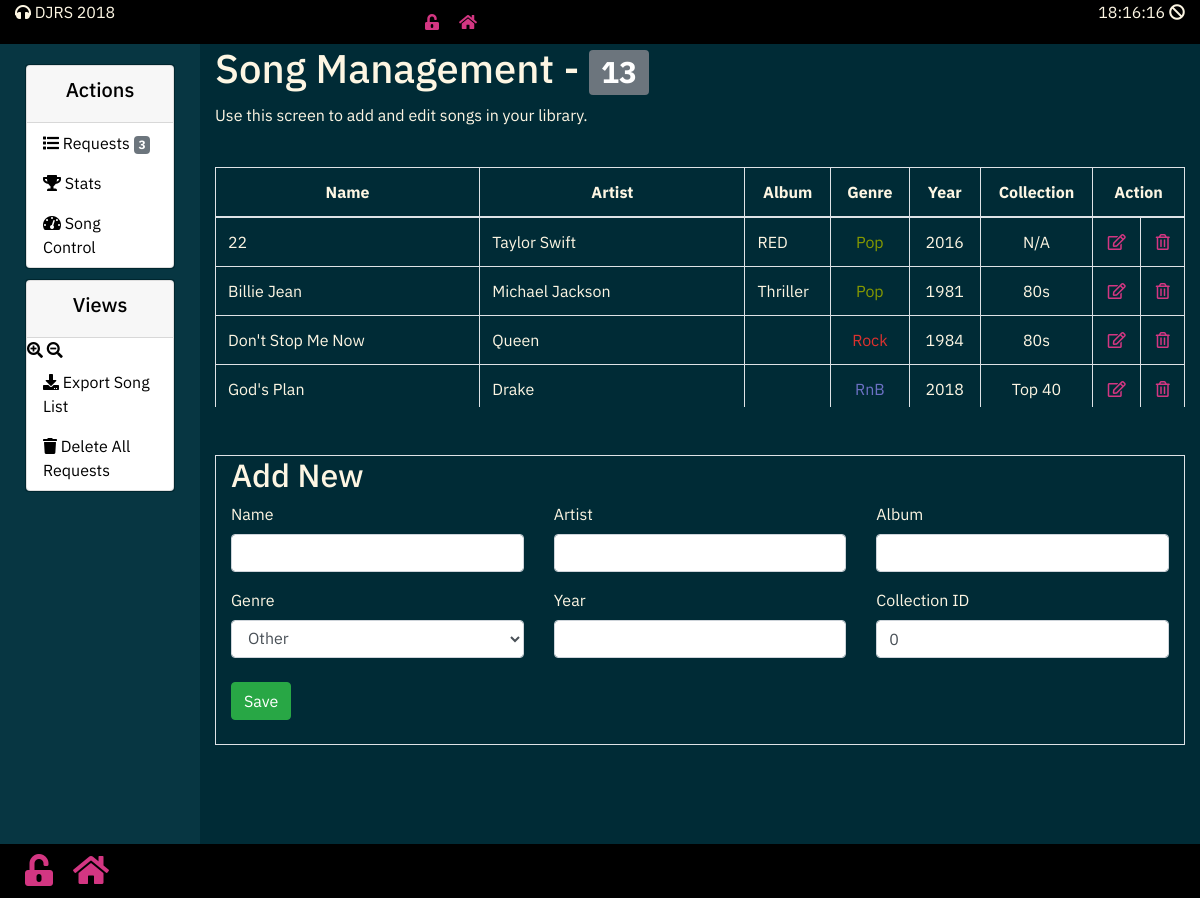
Before: /admin/list_manager.php with the older database file.
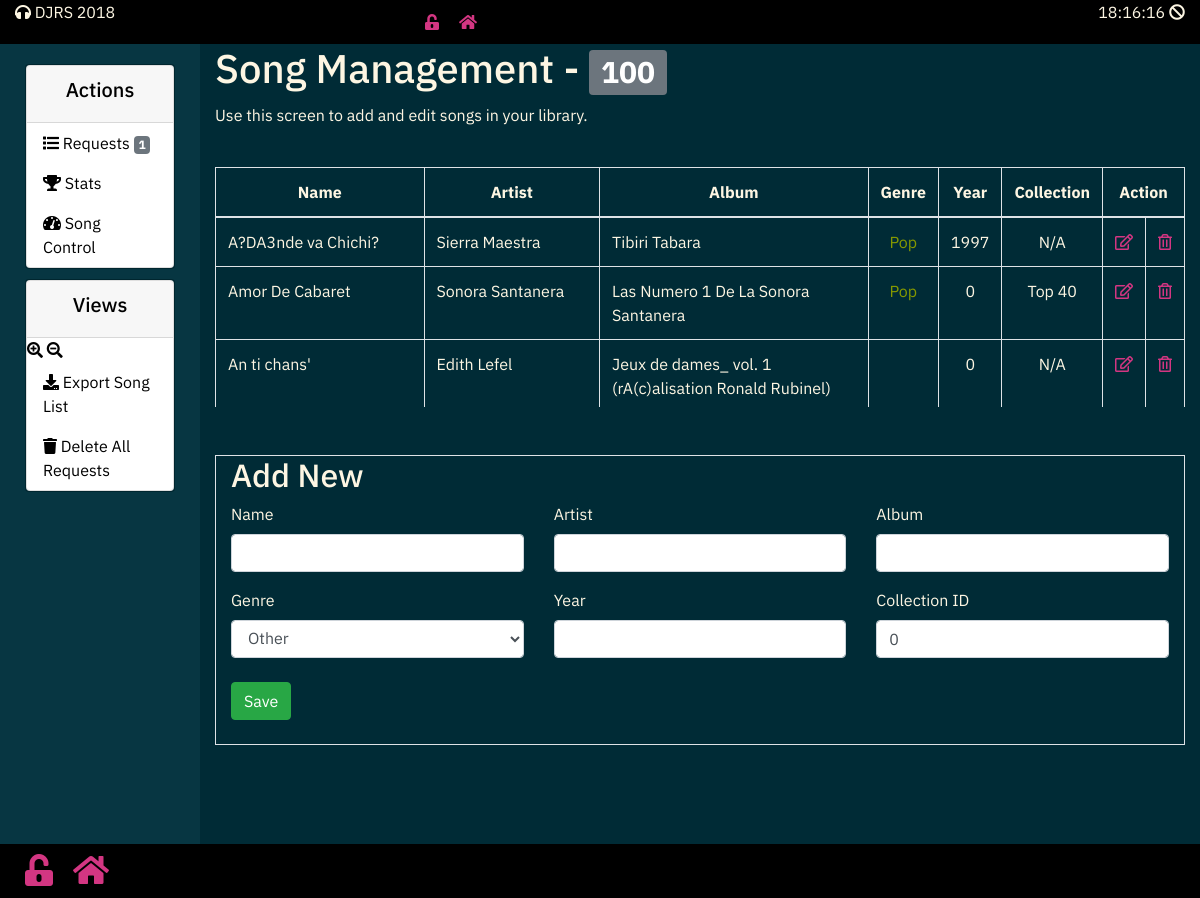
After: the same page with the newer database file.
### tables this page shows
CREATE TABLE IF NOT EXISTS `crud` (
  `id` int(11) NOT NULL AUTO_INCREMENT COMMENT 'Song ID',
  `name` varchar(100) NOT NULL COMMENT 'Song Name',
  `artist` varchar(100) NOT NULL COMMENT 'Song Artist',
  `album` varchar(100) DEFAULT NULL COMMENT 'Song Album',
  `genre` varchar(20) DEFAULT NULL COMMENT 'Song Genre',
  `year` int(4) DEFAULT NULL COMMENT 'Song Year',
  `collec_id` int(11) DEFAULT '0' COMMENT 'Collection ID',
  `active` tinyint(1) NOT NULL DEFAULT '0' COMMENT 'Is Song Active?',
  PRIMARY KEY (`id`)
);

CREATE TABLE IF NOT EXISTS `collections` (
  `collection_id` int(11) NOT NULL AUTO_INCREMENT COMMENT 'The ID of the Collection',
  `collection_name` varchar(30) NOT NULL COMMENT 'The Collection Name',
  `collection_icon` varchar(50) DEFAULT NULL COMMENT 'FontAwesome Icon Code.',
  PRIMARY KEY (`collection_id`)
);

### config/DBConfig.php (called while the page is built, shortened)
 <?php
$environment = LOCAL;
?>

### functions/functions.php (called while the page is built, shortened)
<?php
function countRequestsActive($db) {
  $query = "SELECT COUNT(*) FROM requests WHERE request_active = 1";
  $result = mysqli_query($db, $query);
  $rows = mysqli_fetch_row($result);
  return $rows[0];
}
function countSongs($db) {
  $query = "SELECT COUNT(*) FROM crud";
  $result = mysqli_query($db, $query);
  $rows = mysqli_fetch_row($result);
  return $rows[0];
}
function getCollectionName($db, $collectionNum) {
  $check = "SELECT * FROM collections WHERE collection_id = $collectionNum";
  $result = mysqli_query($db, $check);
  $rs = mysqli_fetch_array($result);
  $collectionName = $rs['collection_name'];
  if ($collectionName == "") {
    $collectionName = "N/A";
  }
  return $collectionName;
}

### functions/server.php (called while the page is built, shortened)
<?php
$update = false;

### admin/list_manager.php (the view, shortened to what the changed rows need)
<?php include($_SERVER["DOCUMENT_ROOT"] . "/dj-app2/partials/_header.php"); ?>
      <div class="row">
        <div id='collectionWin' class="col-md-2">
          <?php include($_SERVER["DOCUMENT_ROOT"] . "/dj-app2/partials/_action_blocks.php"); ?>
            <br>
        </div>
        <div id='mainWin' class="col-md-10">
          <div class="row">
            <div class="col-md-12">
            <div id='CRUDWindow'>
            <h1>Song Management - <span class="badge badge-secondary"><?php echo countSongs($db); ?></span></h1>
            <br>
            <?php $results = mysqli_query($db, "SELECT * FROM crud ORDER BY name ASC"); ?>
            <div class="ResultTable">
              <table class='table table-bordered'>
                <thead>
                  <tr>
                    <th class='text-center'>Name</th>
                    <th class='text-center'>Artist</th>
                    <th class='text-center'>Album</th>
                    <th class='text-center'>Genre</th>
                    <th class='text-center'>Year</th>
                    <th class='text-center'>Collection</th>
                    <th colspan="2" class='text-center'>Action</th>
                  </tr>
                </thead>
                <?php while ($row = mysqli_fetch_array($results)) {
                  $collectionNum = $row['collec_id'];
                  ?>
                  <tr>
                    <td><?php echo $row['name']; ?></td>
                    <td><?php echo $row['artist']; ?></td>
                    <td><?php echo $row['album']; ?></td>
                    <td class='text-center'><span class='colourCell<?php echo $row['genre']; ?>'><?php echo $row['genre']; ?></span></td>
                    <td class='text-center'><?php echo $row['year']; ?></td>
                    <td class='text-center'><?php echo getCollectionName($db, $collectionNum); ?></td>
                    <td class='text-center'>
                      <a href="../admin/list_manager.php?edit=<?php echo $row['id']; ?>" class="edit_btn" ><i class="far fa-edit"></i></a>
                    </td>
                    <td class='text-center'>
                      <a href="../functions/server.php?del=<?php echo $row['id']; ?>" class="del_btn"><i class="far fa-trash-alt"></i></a>
                    </td>
                  </tr>
                <?php } ?>
              </table>
            </div>
            <br>
            <br>
            <form method="post" class="form-group col-md-12 border" action="../functions/server.php" >
              <?php if ($update == true): ?>
                <h2>Update</h2>
              <?php else: ?>
                <h2>Add New</h2>
              <?php endif ?>
              <br>
              <br>
            </form>
            </div>
          </div>
        </div>
      </div>
      <?php include($_SERVER["DOCUMENT_ROOT"] . "/dj-app2/partials/_footer.php"); ?>

### partials/_action_blocks.php (shortened to what the changed rows need)
<div class="card action_block">
  <div class="card">
    <ul class="nav flex-column">
      <li class="nav-item"><a class="nav-link" href="<?php echo $environment; ?>admin/index.php"><i class="fas fa-list"></i> Requests <span class="badge badge-secondary"><?php echo countRequestsActive($db); ?></span></a></li>
    </ul>
  </div>
</div>

Changed rows visible on the page:
no longer on this page (row edited): crud: name "22", artist "Taylor Swift", album "RED", genre "Pop", year "2016", collectionNum "N/A"
no longer on this page (row edited): crud: name "Billie Jean", artist "Michael Jackson", album "Thriller", genre "Pop", year "1981", collec.collection_name "80s"
no longer on this page (row edited): crud: name "Don't Stop Me Now", artist "Queen", genre "Rock", year "1984", collec.collection_name "80s"
no longer on this page (row edited): crud: name "God's Plan", artist "Drake", genre "RnB", year "2018", collec.collection_name "Top 40"
added crud: name "A?DA3nde va Chichi?", artist "Sierra Maestra", album "Tibiri Tabara", genre "Pop", year "1997", collectionNum "N/A"
now on this page (row edited): crud: name "Amor De Cabaret", artist "Sonora Santanera", album "Las Numero 1 De La Sonora Santanera", genre "Pop", year "0", collec.collection_name "Top 40"
added crud: name "An ti chans'", artist "Edith Lefel", album "Jeux de dames_ vol. 1 (rA(c)alisation Ronald Rubinel)", year "0", collectionNum "N/A"
Other visible differences:
countRequestsActive($db): "3" → "1"
countSongs($db): "13" → "100"
